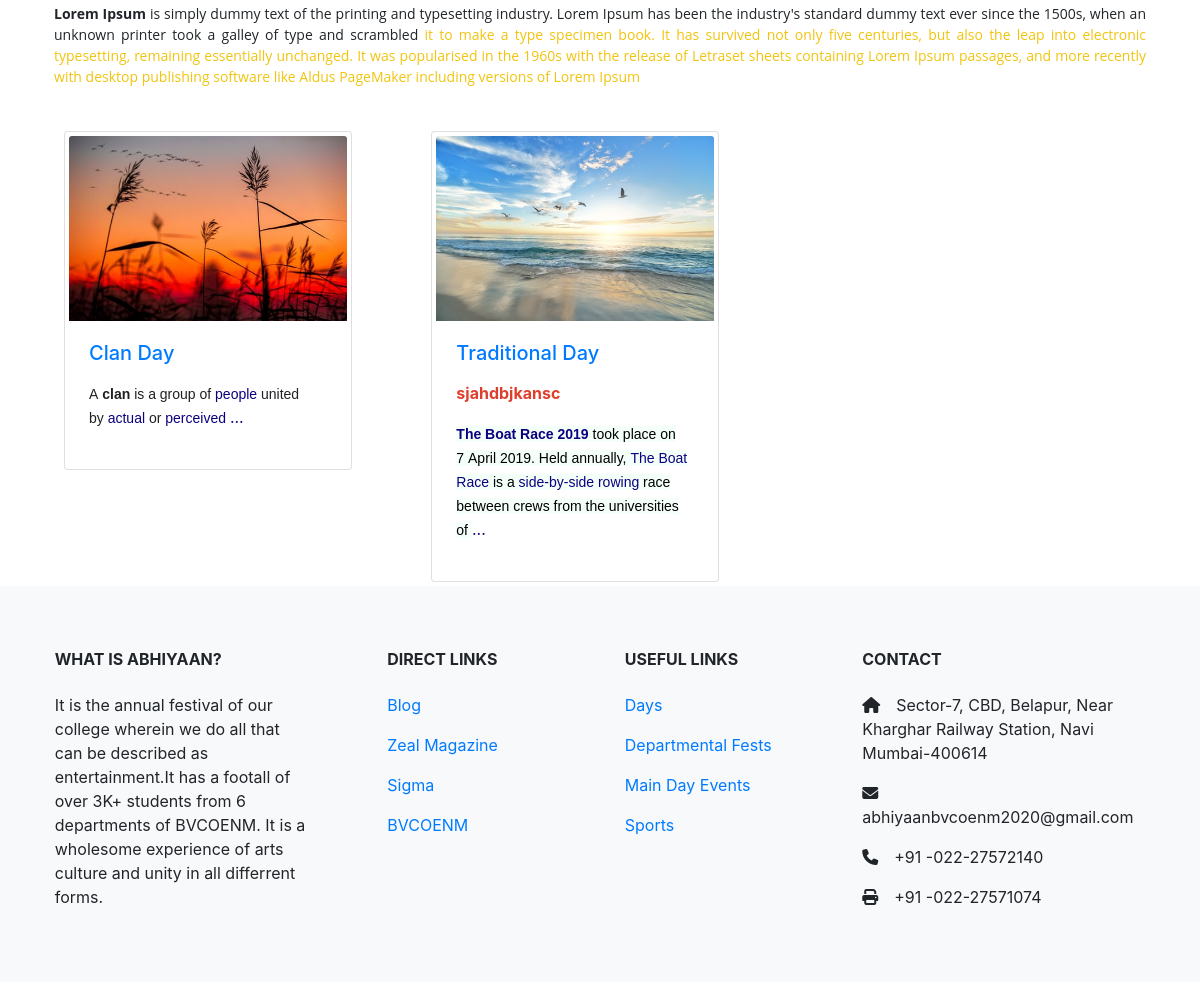
Page /days/ (lower part) on the earlier database version.
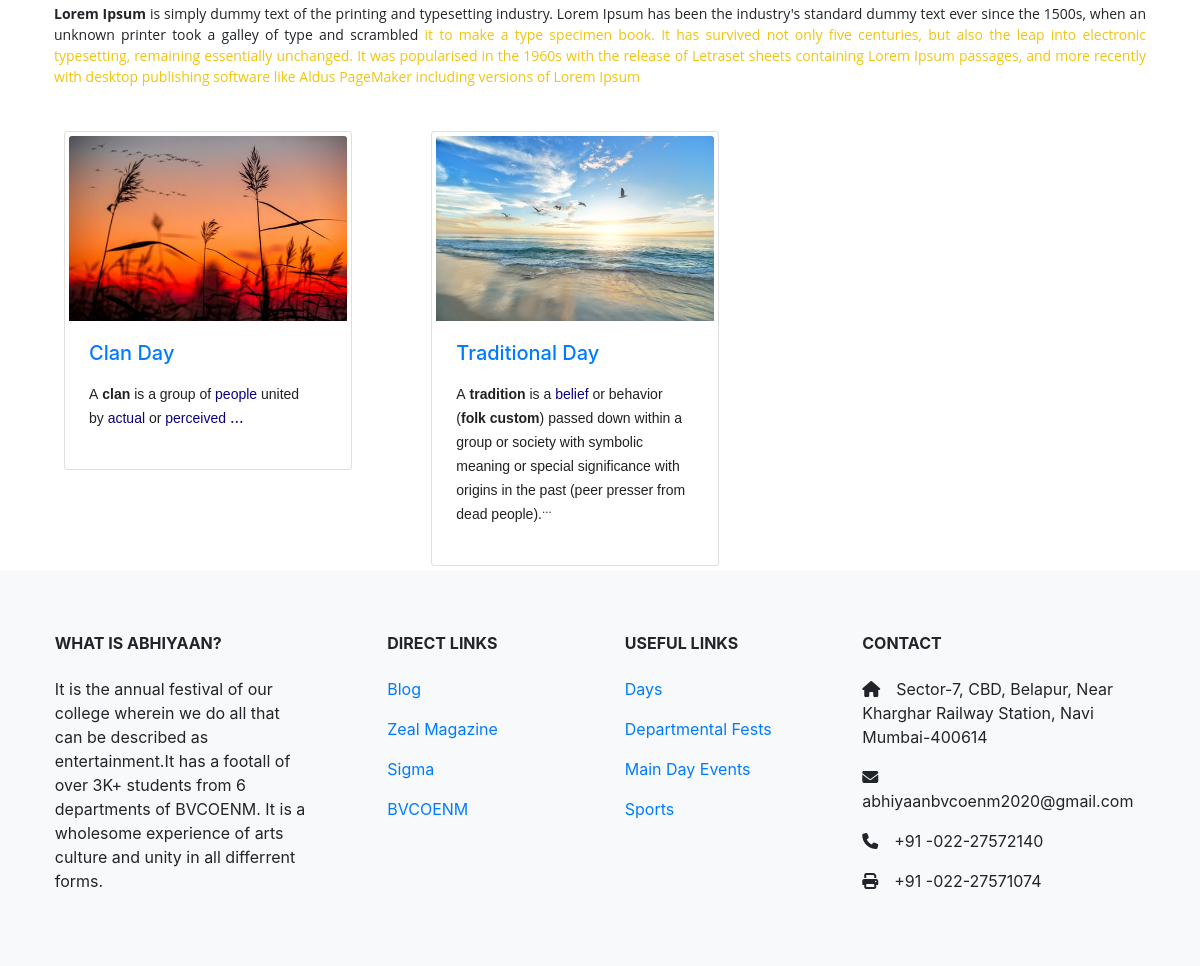
Same page on the later database version.
### days/models.py (models this page shows)
class Day(models.Model):
    name        =  models.CharField(max_length=1000)
    imageOne    =  models.ImageField(upload_to='images', blank=True)
    imageTwo    =  models.ImageField(upload_to='images', blank=True)
    imageThree  =  models.ImageField(upload_to='images', blank=True)
    description =  models.TextField(blank=True)
    events      =  models.ManyToManyField(Event, blank=True, related_name="eventsofday")
    def __str__(self):
        return remove_html_tags(self.name)

### days/views.py (the view)
# urls.py: path("", views.index, name="index"),
def index(request):
    days=Days.objects.all()[0]
    day=Day.objects.all()
    departments=Department.objects.all()
    return render(request, "days/index.html", {
        "days": days,
        "day":day,
        "departments": departments,
        "sports":["Kabaddi", "Kho-Kho", "Cricket", "Batminton"]
    })

### days/models.py (called while the page is built)
def remove_html_tags(text):
    clean = re.compile('<.*?>')
    return re.sub(clean, '', text)

### days/templates/days/index.html (shortened to what this page needs)
{% extends "home/layout.html" %}
{% block body %}
<div class="p-4 container text-centre">
  <p class="text-center ">{{ days.description|safe }}</p>
</div>
<div class="container">
  <div class="row m-1">
    {% for aday in day %}
    <div class="col-xl-4 col-lg-4 col-md-6 col-sm-12">
      <div class="card img-thumbnail" style="width: 18rem;">
        <img class="card-img-top" src="{{ aday.imageOne.url }}" alt="Card image cap">
        <div class="card-body">
          <a href="{% url 'days:day' aday %}"><h5 class="card-title">{{ aday.name|safe }}</h5></a>
          <p class="card-text">{{ aday.description|truncatewords:100|safe }}<a href="{% url 'days:day' aday %}">...</h5></a></p>
        </div>
      </div>
    </div>
    {% endfor %}
  </div>
</div>
{% endblock body %}

Differences in the rows shown:
changed Day "Traditional Day": description "sjahdbjkansc The Boat Race 2019 took place on 7 April 2019. Held annually, The Boat Race is a side-by-side rowing race between crews from the universities of" → "A tradition is a belief or behavior ( folk custom ) passed down within a group or society with symbolic meaning or special significance with origins in the past (peer presser from dead people)."
